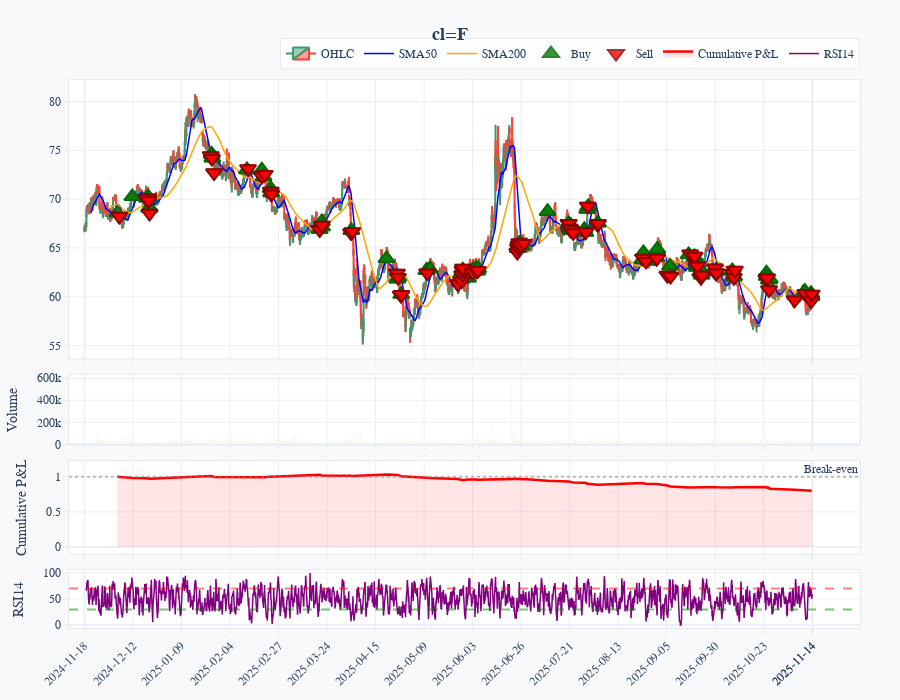

This figure's notebook cell:
### Code cell
from quanta.clients.chart import ChartClient
chart_client = ChartClient()
chart_client.plot(
    df_cl, 
    "cl=F",  
    trades_df=trades, 
    theme='professional'
)

### Figure 1 — Plotly figure (JSON) as saved in the notebook; plotly's stock layout.template omitted (floating-point values rounded to 4 significant figures; data arrays with more than 128 entries replaced by an {"elided": "..."} marker saying what was removed)
{"data": [{"close": {"elided": "5583 float values"}, "high": {"elided": "5583 float values"}, "low": {"elided": "5583 float values"}, "name": "OHLC", "open": {"elided": "5583 float values"}, "type": "candlestick", "x": {"elided": "5583 int values"}, "xaxis": "x", "yaxis": "y"}, {"line": {"color": "blue", "width": 1.5}, "name": "SMA50", "type": "scatter", "x": {"elided": "5583 int values"}, "xaxis": "x", "y": {"elided": "5583 float values"}, "yaxis": "y"}, {"line": {"color": "orange", "width": 1.5}, "name": "SMA200", "type": "scatter", "x": {"elided": "5583 int values"}, "xaxis": "x", "y": {"elided": "5583 float values"}, "yaxis": "y"}, {"hovertemplate": "<b>Buy</b><br>Price: %{y:.2f}<br><extra></extra>", "marker": {"color": "green", "line": {"color": "darkgreen", "width": 2}, "opacity": 0.8, "size": 14, "symbol": "triangle-up"}, "mode": "markers", "name": "Buy", "type": "scatter", "x": {"elided": "147 int values"}, "xaxis": "x", "y": {"elided": "147 float values"}, "yaxis": "y"}, {"hovertemplate": "<b>Sell</b><br>Price: %{y:.2f}<br><extra></extra>", "marker": {"color": "red", "line": {"color": "darkred", "width": 2}, "opacity": 0.8, "size": 14, "symbol": "triangle-down"}, "mode": "markers", "name": "Sell", "type": "scatter", "x": {"elided": "148 int values"}, "xaxis": "x", "y": {"elided": "148 float values"}, "yaxis": "y"}, {"marker": {"color": {"elided": "5583 str values"}}, "name": "Volume", "showlegend": false, "type": "bar", "x": {"elided": "5583 int values"}, "xaxis": "x2", "y": {"elided": "5583 int values"}, "yaxis": "y2"}, {"customdata": {"elided": "295 float values"}, "fill": "tozeroy", "fillcolor": "rgba(255, 0, 0, 0.1)", "hovertemplate": "<b>Cumulative P&L</b><br>Value: %{y:.4f}<br>Return: %{customdata:.2f}%<extra></extra>", "line": {"color": "red", "width": 2.5}, "mode": "lines", "name": "Cumulative P&L", "type": "scatter", "x": {"elided": "295 int values"}, "xaxis": "x3", "y": {"elided": "295 float values"}, "yaxis": "y3"}, {"hovertemplate": "<b>Trade P&L</b><br>PnL: %{y:.4f}<extra></extra>", "marker": {"color": {"elided": "295 str values"}}, "name": "Trade P&L", "opacity": 0.6, "showlegend": false, "type": "bar", "x": {"elided": "295 int values"}, "xaxis": "x3", "y": {"elided": "295 float values"}, "yaxis": "y3"}, {"line": {"color": "purple", "width": 1.5}, "name": "RSI14", "type": "scatter", "x": {"elided": "5583 int values"}, "xaxis": "x4", "y": {"elided": "5583 float values"}, "yaxis": "y4"}], "layout": {"annotations": [{"showarrow": false, "text": "Break-even", "x": 1, "xanchor": "right", "xref": "x3 domain", "y": 1, "yanchor": "bottom", "yref": "y3"}], "font": {"family": "Computer Modern, serif", "size": 12}, "height": 700, "hovermode": "x unified", "legend": {"bgcolor": "rgba(255, 255, 255, 0.8)", "bordercolor": "rgba(200, 200, 200, 0.3)", "borderwidth": 1, "orientation": "h", "x": 1, "xanchor": "right", "y": 1.02, "yanchor": "bottom"}, "margin": {"b": 50, "l": 60, "r": 40, "t": 80}, "paper_bgcolor": "#f8f9fa", "plot_bgcolor": "white", "shapes": [{"line": {"color": "gray", "dash": "dot"}, "opacity": 0.5, "type": "line", "x0": 0, "x1": 1, "xref": "x3 domain", "y0": 1, "y1": 1, "yref": "y3"}, {"line": {"color": "red", "dash": "dash"}, "opacity": 0.5, "type": "line", "x0": 0, "x1": 1, "xref": "x4 domain", "y0": 70, "y1": 70, "yref": "y4"}, {"line": {"color": "green", "dash": "dash"}, "opacity": 0.5, "type": "line", "x0": 0, "x1": 1, "xref": "x4 domain", "y0": 30, "y1": 30, "yref": "y4"}], "showlegend": true, "title": {"font": {"family": "Computer Modern, serif", "size": 18}, "text": "<b>cl=F</b>", "x": 0.5, "xanchor": "center"}, "xaxis": {"anchor": "y", "domain": [0, 1], "gridcolor": "rgba(200, 200, 200, 0.3)", "gridwidth": 1, "linecolor": "rgba(200, 200, 200, 0.3)", "linewidth": 1, "matches": "x4", "mirror": true, "rangeslider": {"visible": false}, "showgrid": true, "showline": true, "showticklabels": false, "tickangle": -45, "tickcolor": "rgba(200, 200, 200, 0.3)", "ticklen": 5, "tickmode": "array", "ticks": "outside", "ticktext": ["2024-11-18", "2024-12-12", "2025-01-09", "2025-02-04", "2025-02-27", "2025-03-24", "2025-04-15", "2025-05-09", "2025-06-03", "2025-06-26", "2025-07-21", "2025-08-13", "2025-09-05", "2025-09-30", "2025-10-23", "2025-11-14", "2025-11-14"], "tickvals": [0, 372, 744, 1116, 1488, 1860, 2232, 2604, 2976, 3348, 3720, 4092, 4464, 4836, 5208, 5580, 5582], "tickwidth": 1}, "xaxis2": {"anchor": "y2", "domain": [0, 1], "gridcolor": "rgba(200, 200, 200, 0.3)", "gridwidth": 1, "linecolor": "rgba(200, 200, 200, 0.3)", "linewidth": 1, "matches": "x4", "mirror": true, "showgrid": true, "showline": true, "showticklabels": false, "tickangle": -45, "tickcolor": "rgba(200, 200, 200, 0.3)", "ticklen": 5, "tickmode": "array", "ticks": "outside", "ticktext": ["2024-11-18", "2024-12-12", "2025-01-09", "2025-02-04", "2025-02-27", "2025-03-24", "2025-04-15", "2025-05-09", "2025-06-03", "2025-06-26", "2025-07-21", "2025-08-13", "2025-09-05", "2025-09-30", "2025-10-23", "2025-11-14", "2025-11-14"], "tickvals": [0, 372, 744, 1116, 1488, 1860, 2232, 2604, 2976, 3348, 3720, 4092, 4464, 4836, 5208, 5580, 5582], "tickwidth": 1}, "xaxis3": {"anchor": "y3", "domain": [0, 1], "gridcolor": "rgba(200, 200, 200, 0.3)", "gridwidth": 1, "linecolor": "rgba(200, 200, 200, 0.3)", "linewidth": 1, "matches": "x4", "mirror": true, "showgrid": true, "showline": true, "showticklabels": false, "tickangle": -45, "tickcolor": "rgba(200, 200, 200, 0.3)", "ticklen": 5, "tickmode": "array", "ticks": "outside", "ticktext": ["2024-11-18", "2024-12-12", "2025-01-09", "2025-02-04", "2025-02-27", "2025-03-24", "2025-04-15", "2025-05-09", "2025-06-03", "2025-06-26", "2025-07-21", "2025-08-13", "2025-09-05", "2025-09-30", "2025-10-23", "2025-11-14", "2025-11-14"], "tickvals": [0, 372, 744, 1116, 1488, 1860, 2232, 2604, 2976, 3348, 3720, 4092, 4464, 4836, 5208, 5580, 5582], "tickwidth": 1}, "xaxis4": {"anchor": "y4", "domain": [0, 1], "gridcolor": "rgba(200, 200, 200, 0.3)", "gridwidth": 1, "linecolor": "rgba(200, 200, 200, 0.3)", "linewidth": 1, "mirror": true, "showgrid": true, "showline": true, "tickangle": -45, "tickcolor": "rgba(200, 200, 200, 0.3)", "ticklen": 5, "tickmode": "array", "ticks": "outside", "ticktext": ["2024-11-18", "2024-12-12", "2025-01-09", "2025-02-04", "2025-02-27", "2025-03-24", "2025-04-15", "2025-05-09", "2025-06-03", "2025-06-26", "2025-07-21", "2025-08-13", "2025-09-05", "2025-09-30", "2025-10-23", "2025-11-14", "2025-11-14"], "tickvals": [0, 372, 744, 1116, 1488, 1860, 2232, 2604, 2976, 3348, 3720, 4092, 4464, 4836, 5208, 5580, 5582], "tickwidth": 1}, "yaxis": {"anchor": "x", "domain": [0.4921, 1], "gridcolor": "rgba(200, 200, 200, 0.3)", "gridwidth": 1, "linecolor": "rgba(200, 200, 200, 0.3)", "linewidth": 1, "mirror": true, "showgrid": true, "showline": true, "tickcolor": "rgba(200, 200, 200, 0.3)", "ticklen": 5, "ticks": "outside", "tickwidth": 1}, "yaxis2": {"anchor": "x2", "domain": [0.3351, 0.4621], "gridcolor": "rgba(200, 200, 200, 0.3)", "gridwidth": 1, "linecolor": "rgba(200, 200, 200, 0.3)", "linewidth": 1, "mirror": true, "showgrid": true, "showline": true, "tickcolor": "rgba(200, 200, 200, 0.3)", "ticklen": 5, "ticks": "outside", "tickwidth": 1, "title": {"text": "Volume"}}, "yaxis3": {"anchor": "x3", "domain": [0.1358, 0.3051], "gridcolor": "rgba(200, 200, 200, 0.3)", "gridwidth": 1, "linecolor": "rgba(200, 200, 200, 0.3)", "linewidth": 1, "mirror": true, "showgrid": true, "showline": true, "tickcolor": "rgba(200, 200, 200, 0.3)", "ticklen": 5, "ticks": "outside", "tickwidth": 1, "title": {"text": "Cumulative P&L"}}, "yaxis4": {"anchor": "x4", "domain": [0, 0.1058], "gridcolor": "rgba(200, 200, 200, 0.3)", "gridwidth": 1, "linecolor": "rgba(200, 200, 200, 0.3)", "linewidth": 1, "mirror": true, "showgrid": true, "showline": true, "tickcolor": "rgba(200, 200, 200, 0.3)", "ticklen": 5, "ticks": "outside", "tickwidth": 1, "title": {"text": "RSI14"}}}}
